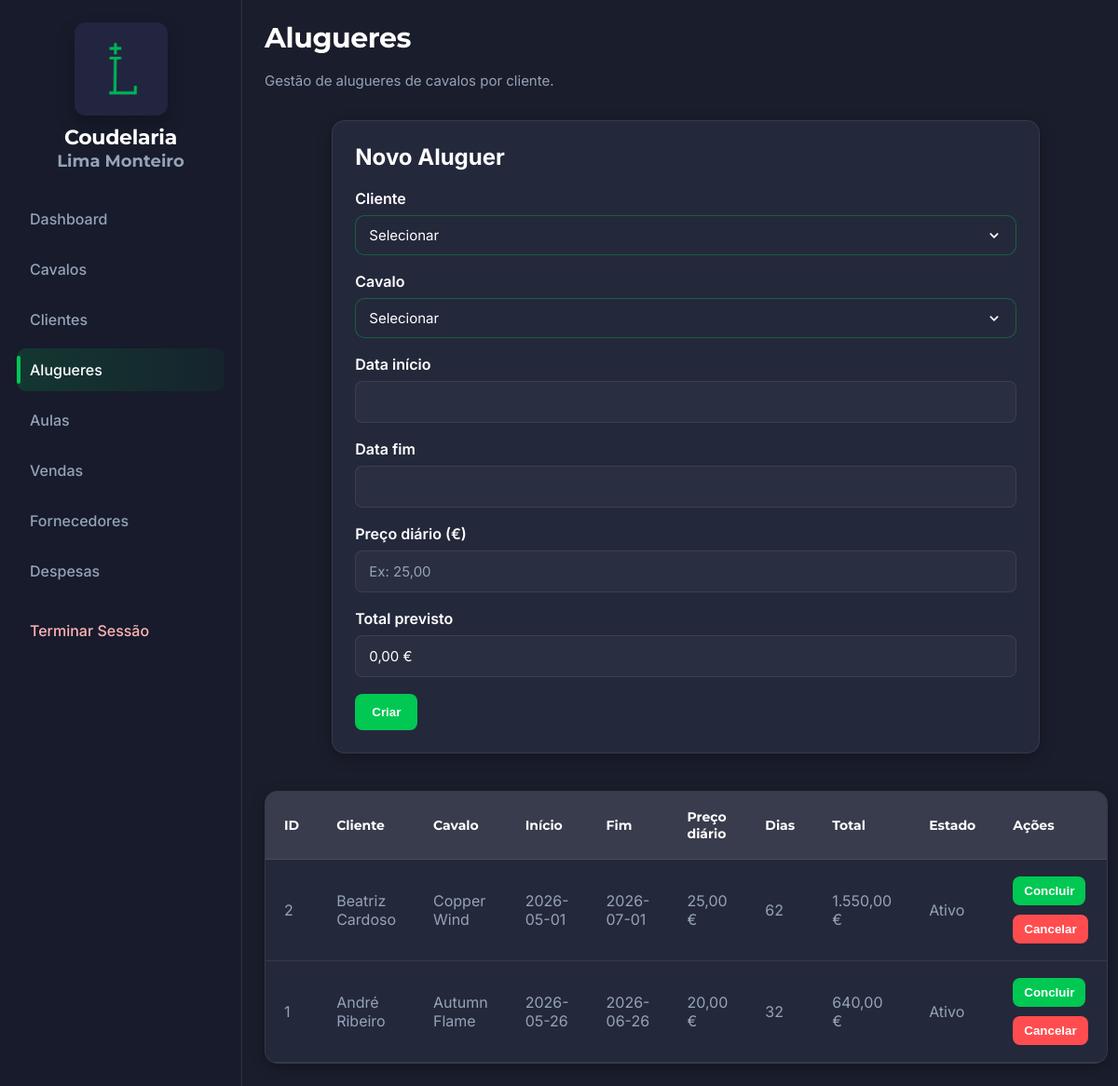
Page /admin/alugueres.php (signed in) on the earlier database version.
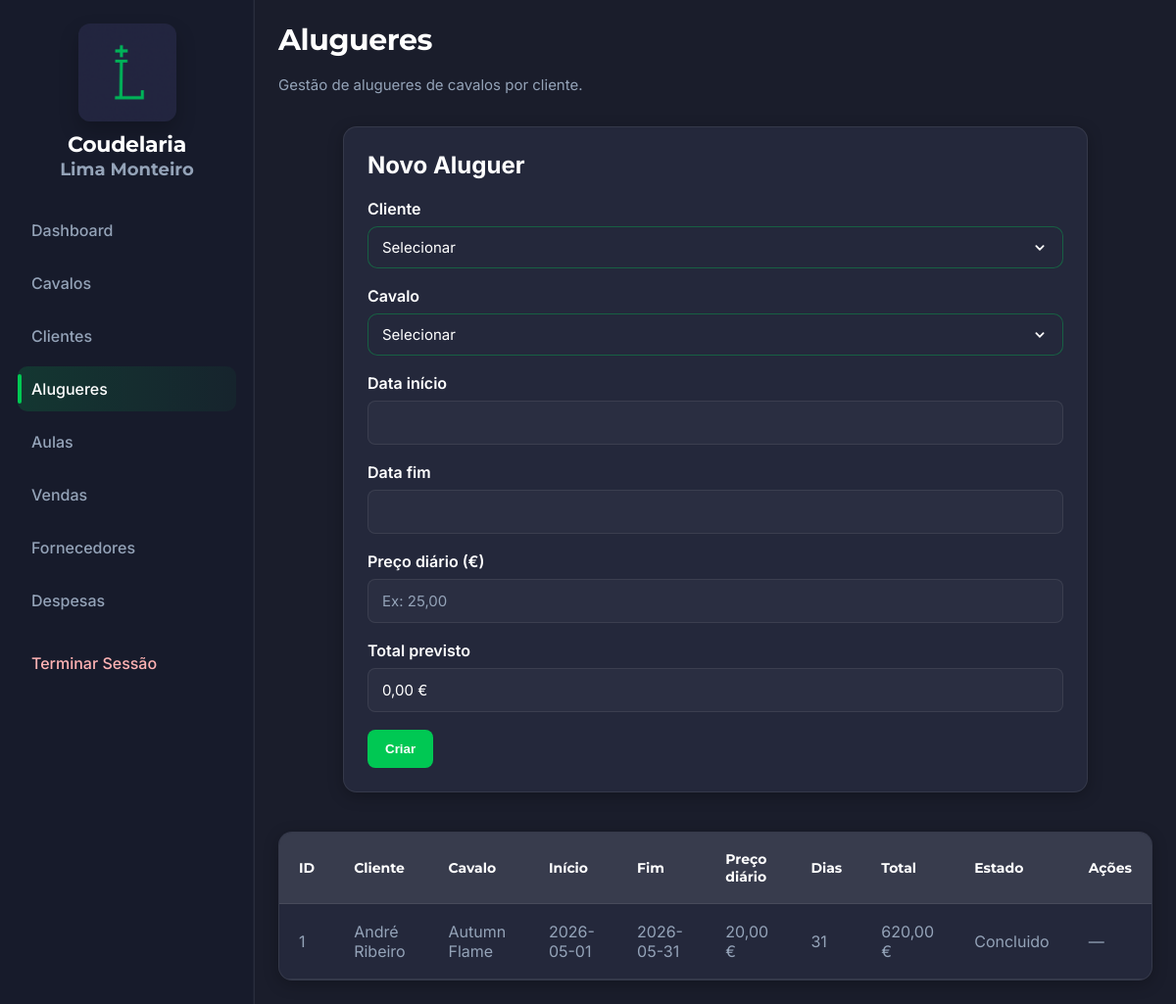
Same page on the later database version.
### tables this page shows
CREATE TABLE `alugueres` (
  `id` int(11) NOT NULL,
  `cliente_id` int(11) NOT NULL,
  `cavalo_id` int(11) NOT NULL,
  `data_inicio` date NOT NULL,
  `data_fim` date DEFAULT NULL,
  `preco_diario` decimal(10,2) DEFAULT 0.00,
  `estado` enum('ativo','concluido','cancelado') DEFAULT 'ativo',
  `criado_em` timestamp NOT NULL DEFAULT current_timestamp()
);

CREATE TABLE `clientes` (
  `id` int(11) NOT NULL,
  `nome` varchar(150) NOT NULL,
  `email` varchar(150) NOT NULL,
  `telefone` varchar(30) DEFAULT NULL,
  `mensagem` text NOT NULL,
  `tipo_interesse` varchar(50) DEFAULT 'compra',
  `estado` varchar(50) DEFAULT 'potencial',
  `criado_em` timestamp NOT NULL DEFAULT current_timestamp()
);

CREATE TABLE `cavalos` (
  `id` int(11) NOT NULL,
  `nome` varchar(150) NOT NULL,
  `raca` varchar(100) NOT NULL,
  `sexo` varchar(20) DEFAULT NULL,
  `data_nascimento` date DEFAULT NULL,
  `altura` decimal(3,2) DEFAULT NULL,
  `cor` varchar(50) DEFAULT NULL,
  `preco` decimal(10,2) NOT NULL,
  `estado` varchar(50) DEFAULT NULL,
  `descricao` text DEFAULT NULL,
  `imagem` varchar(255) DEFAULT NULL,
  `criado_em` timestamp NOT NULL DEFAULT current_timestamp()
);

### admin/alugueres.php (the view, shortened to what this page needs)
<?php
require_once __DIR__ . '/../backend/atualizar-alugueres.php';
function calcularDias($dataInicio, $dataFim = null) {
    $inicio = new DateTime($dataInicio);
    $fim = !empty($dataFim) ? new DateTime($dataFim) : new DateTime();
    return $inicio->diff($fim)->days + 1;
}
$stmtAlugueres = $conn->query("
    SELECT
        a.id,
        a.data_inicio,
        a.data_fim,
        a.preco_diario,
        a.estado,
        c.nome AS nome_cliente,
        cv.nome AS nome_cavalo
    FROM alugueres a
    INNER JOIN clientes c ON a.cliente_id = c.id
    INNER JOIN cavalos cv ON a.cavalo_id = cv.id
    ORDER BY a.id DESC
");
$alugueres = $stmtAlugueres->fetchAll(PDO::FETCH_ASSOC);
?>
<!DOCTYPE html>
<html lang="pt">
<head>
    <link rel="stylesheet" href="assets/css/admin.css">
    <link rel="stylesheet" href="https://cdn.jsdelivr.net/npm/flatpickr/dist/flatpickr.min.css">
</head>
<body>
<div class="admin-layout">
    <aside class="admin-sidebar">
        <a href="../public/index.html" class="sidebar-logo-link">
            <div class="sidebar-logo">
                <img src="assets/img/logo.png" alt="Logo da Coudelaria">
                <div class="sidebar-titulo">
                    <h2>Coudelaria</h2>
                    <h3>Lima Monteiro</h3>
                </div>
            </div>
        </a>
        <nav class="sidebar-nav">
            <a href="dashboard.php" class="nav-link">Dashboard</a>
            <a href="cavalos.php" class="nav-link">Cavalos</a>
            <a href="clientes.php" class="nav-link">Clientes</a>
            <a href="alugueres.php" class="nav-link ativo">Alugueres</a>
            <a href="aulas.php" class="nav-link">Aulas</a>
            <a href="vendas.php" class="nav-link">Vendas</a>
            <a href="fornecedores.php" class="nav-link">Fornecedores</a>
            <a href="despesas.php" class="nav-link">Despesas</a>
            <a href="logout.php" class="nav-link nav-link-sair">Terminar Sessão</a>
        </nav>
    </aside>
    <main class="admin-main">
        <header class="admin-header admin-header-flex">
            <div class="admin-header-texto">
                <h1>Alugueres</h1>
                <p>Gestão de alugueres de cavalos por cliente.</p>
            </div>
        </header>
        <section class="admin-form-wrapper">
            <div class="form-container">
                <h2>Novo Aluguer</h2>
                <form action="../backend/cadastrar-aluguer.php" method="POST">
                    <div class="campo">
                        <label>Cliente</label>
                        <select name="cliente_id" required>
                            <option value="" disabled selected>Selecionar</option>
                        </select>
                    </div>
                    <div class="campo">
                        <label>Cavalo</label>
                        <select name="cavalo_id" required>
                            <option value="" disabled selected>Selecionar</option>
                        </select>
                    </div>
                    <div class="campo">
                        <label>Data início</label>
                        <input type="text" id="data_inicio" name="data_inicio" required>
                    </div>
                    <div class="campo">
                        <label>Data fim</label>
                        <input type="text" id="data_fim" name="data_fim" required>
                    </div>
                    <div class="campo">
                        <label>Preço diário (€)</label>
                        <input type="text" id="preco_diario" name="preco_diario" placeholder="Ex: 25,00" required>
                    </div>
                    <div class="campo">
                        <label>Total previsto</label>
                        <input type="text" id="total_previsto" value="0,00 €" readonly>
                    </div>
                    <div class="acoes-formulario">
                        <button class="btn-editar btn-form-principal" type="submit">Criar</button>
                    </div>
                </form>
            </div>
        </section>
        <section class="tabela-container">
            <table class="admin-tabela">
                <thead>
                    <tr>
                        <th>ID</th>
                        <th>Cliente</th>
                        <th>Cavalo</th>
                        <th>Início</th>
                        <th>Fim</th>
                        <th>Preço diário</th>
                        <th>Dias</th>
                        <th>Total</th>
                        <th>Estado</th>
                        <th>Ações</th>
                    </tr>
                </thead>
                <tbody>
                    <?php if (empty($alugueres)): ?>
                        <tr>
                            <td colspan="10" class="mensagem-vazia">Sem alugueres</td>
                        </tr>
                    <?php else: ?>
                        <?php foreach ($alugueres as $a): ?>
                            <?php
                                $diasTotais = calcularDias($a['data_inicio'], $a['data_fim']);
                                $totalPrevisto = $diasTotais * (float)$a['preco_diario'];
                            ?>
                            <tr>
                                <td><?= htmlspecialchars($a['id']) ?></td>
                                <td><?= htmlspecialchars($a['nome_cliente']) ?></td>
                                <td><?= htmlspecialchars($a['nome_cavalo']) ?></td>
                                <td><?= htmlspecialchars($a['data_inicio']) ?></td>
                                <td><?= htmlspecialchars($a['data_fim'] ?? '—') ?></td>
                                <td><?= number_format((float)$a['preco_diario'], 2, ',', '.') ?> €</td>
                                <td><?= htmlspecialchars($diasTotais) ?></td>
                                <td><?= number_format($totalPrevisto, 2, ',', '.') ?> €</td>
                                <td><?= ucfirst(htmlspecialchars($a['estado'])) ?></td>
                                <td>
                                    <?php if ($a['estado'] === 'ativo'): ?>
                                        <div class="acoes">
                                            <form method="POST" action="../backend/alterar-estado-aluguer.php">
                                                <button class="btn-editar" type="submit">Concluir</button>
                                            </form>
                                            <form method="POST" action="../backend/alterar-estado-aluguer.php">
                                                <button class="btn-apagar" type="submit">Cancelar</button>
                                            </form>
                                        </div>
                                    <?php else: ?>
                                        —
                                    <?php endif; ?>
                                </td>
                            </tr>
                        <?php endforeach; ?>
                    <?php endif; ?>
                </tbody>
            </table>
        </section>
    </main>
</div>
</body>
</html>

Differences in the rows shown:
removed alugueres: id "2", cliente.nome "Beatriz Cardoso", cavalo.nome "Copper Wind", data_inicio "2026-05-01", data_fim "2026-07-01", preco_diario "25,00", diasTotais "62", totalPrevisto "1.550,00", estado "Ativo"
changed alugueres "André Ribeiro": data_inicio "2026-05-26" → "2026-05-01"; data_fim "2026-06-26" → "2026-05-31"; diasTotais "32" → "31"; totalPrevisto "640,00" → "620,00"; estado "Ativo" → "Concluido"; estado "Concluir Cancelar" → "—"
